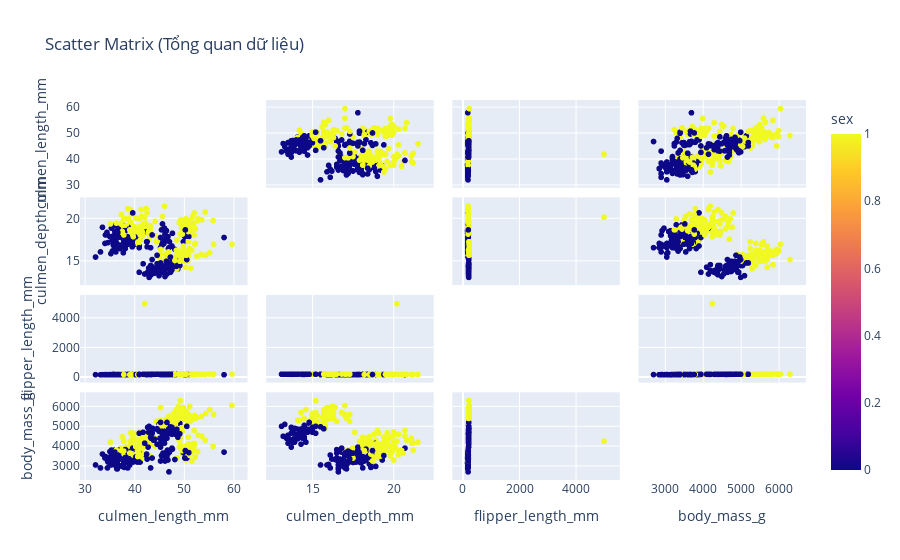

Source (notebook cell):
### Markdown cell above
**3. EDA**

### Code cell
# Heatmap: Xem tương quan giữa các biến
plt.figure(figsize=(8, 6))
sns.heatmap(df[['culmen_length_mm', 'culmen_depth_mm', 'flipper_length_mm', 'body_mass_g']].corr(), 
            annot=True, cmap='coolwarm', fmt=".2f")
plt.title("Correlation Matrix")
plt.show()

# Pairplot: Phân bố các cụm
fig = px.scatter_matrix(
    df,
    dimensions=['culmen_length_mm', 'culmen_depth_mm', 'flipper_length_mm', 'body_mass_g'],
    color="sex",
    title="Scatter Matrix (Tổng quan dữ liệu)",
    color_discrete_sequence=['#491D8B', '#EB548C']
)
fig.update_traces(diagonal_visible=False)
fig.show()

### Figure 1 — Plotly figure (JSON) as saved in the notebook; plotly's stock layout.template omitted (floating-point values rounded to 4 significant figures; data arrays with more than 128 entries replaced by an {"elided": "..."} marker saying what was removed)
{"data": [{"diagonal": {"visible": false}, "dimensions": [{"axis": {"matches": true}, "label": "culmen_length_mm", "values": {"elided": "341 float values"}}, {"axis": {"matches": true}, "label": "culmen_depth_mm", "values": {"elided": "341 float values"}}, {"axis": {"matches": true}, "label": "flipper_length_mm", "values": {"elided": "341 float values"}}, {"axis": {"matches": true}, "label": "body_mass_g", "values": {"elided": "341 float values"}}], "hovertemplate": "%{xaxis.title.text}=%{x}<br>%{yaxis.title.text}=%{y}<br>sex=%{marker.color}<extra></extra>", "legendgroup": "", "marker": {"color": {"elided": "341 float values"}, "coloraxis": "coloraxis", "symbol": "circle"}, "name": "", "showlegend": false, "type": "splom"}], "layout": {"coloraxis": {"colorbar": {"title": {"text": "sex"}}, "colorscale": [[0, "#0d0887"], [0.1111, "#46039f"], [0.2222, "#7201a8"], [0.3333, "#9c179e"], [0.4444, "#bd3786"], [0.5556, "#d8576b"], [0.6667, "#ed7953"], [0.7778, "#fb9f3a"], [0.8889, "#fdca26"], [1, "#f0f921"]]}, "dragmode": "select", "legend": {"tracegroupgap": 0}, "title": {"text": "Scatter Matrix (Tổng quan dữ liệu)"}}}
